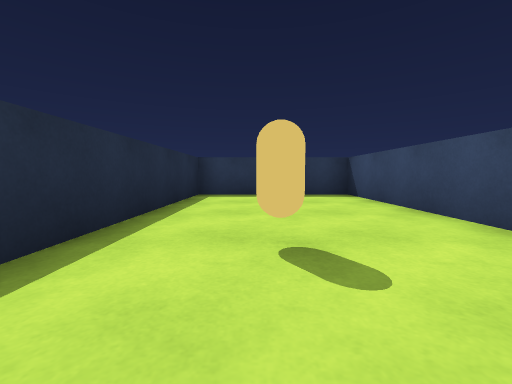
[1] (above)

18 first-person views from a walk through a Unity game level. The camera is 0.55 m above the floor, tilts 4° down and sees 90° across. The floor is counted in squares, 1 m on a side. Each view is taken from the middle of a square. On the plan, view 1 faces up. The plan holds only what a view shows up to about 9 squares ahead; the rest is blank. The player is left out.

[2]
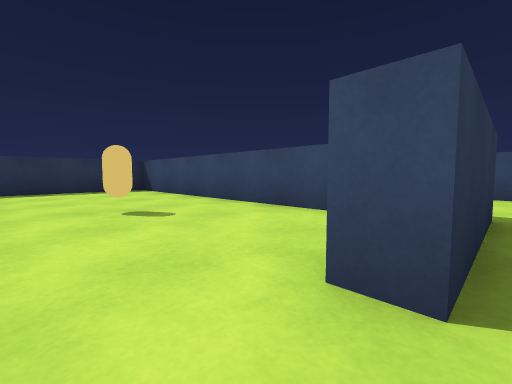

[3]
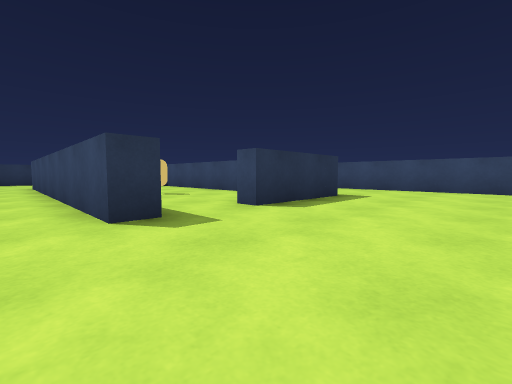

[4]
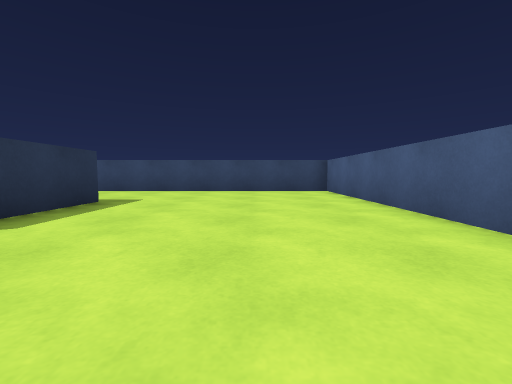

[5]
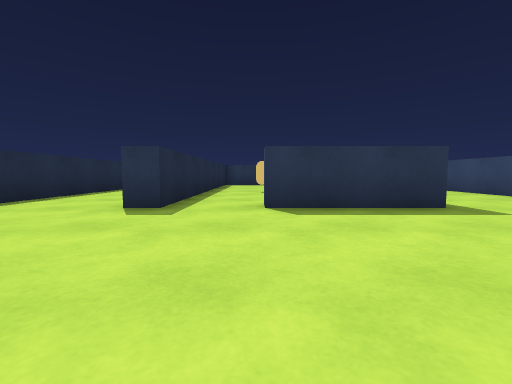

[6]
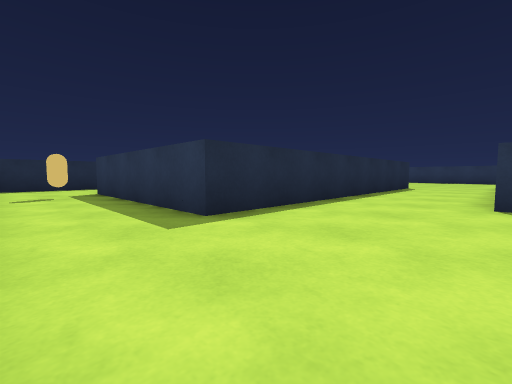

[7]
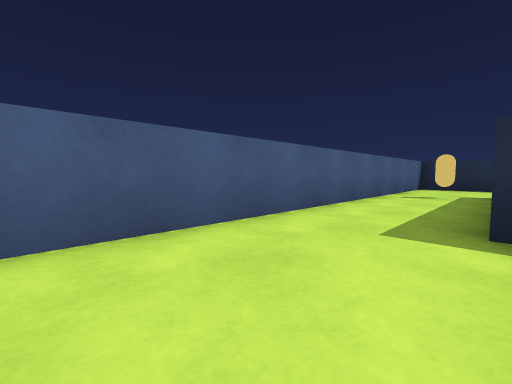

[8]
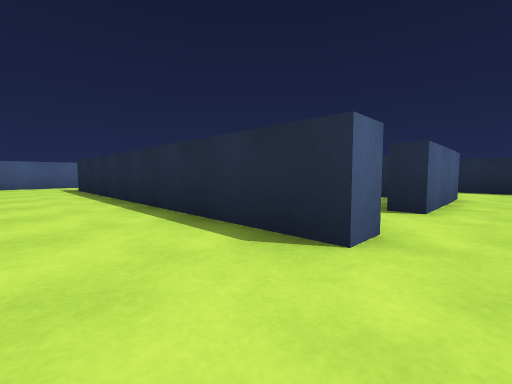

[9]
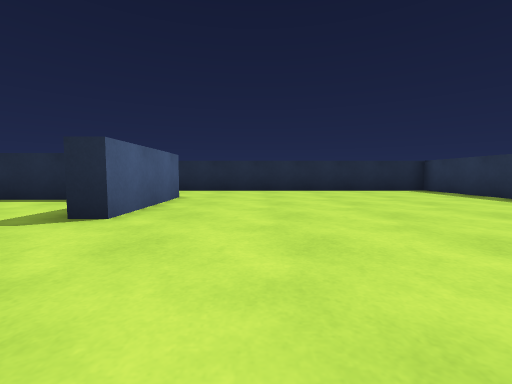

[10]
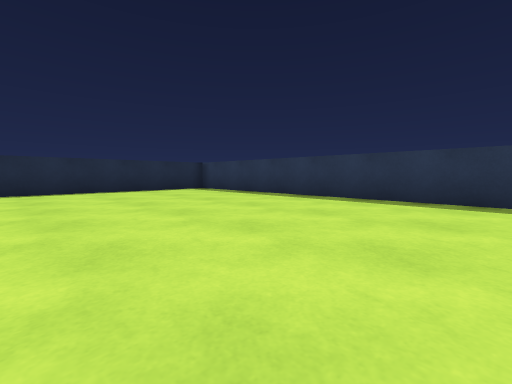

[11]
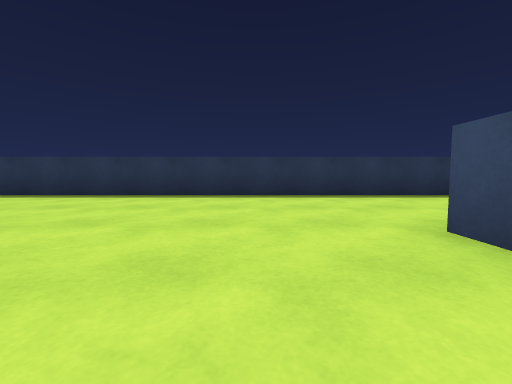

[12]
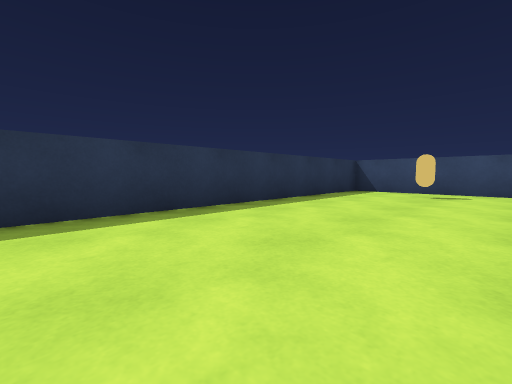

[13]
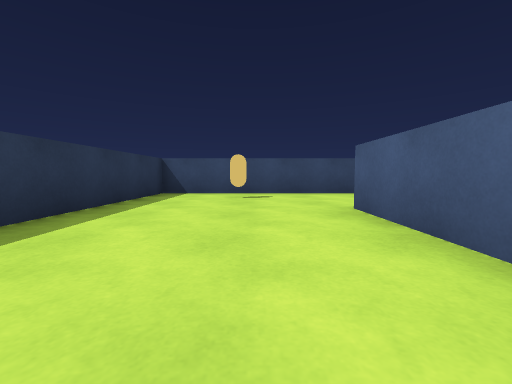

[14]
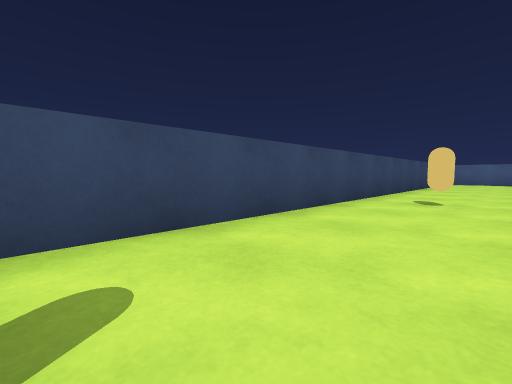

[15]
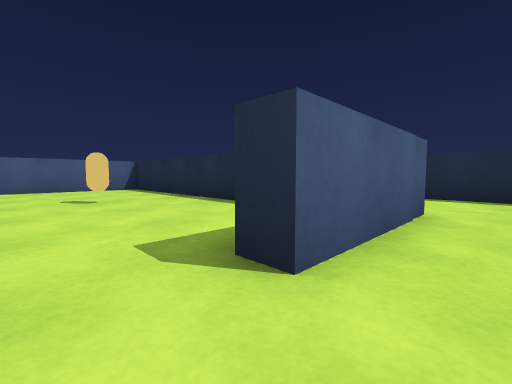

[16]
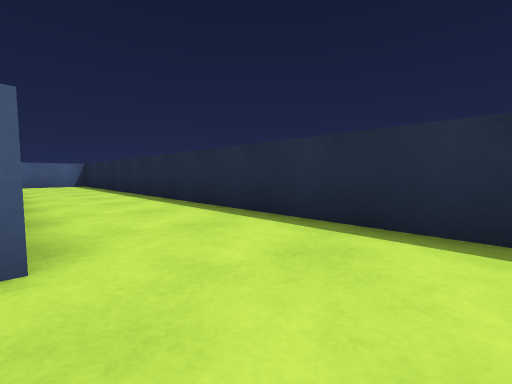

[17]
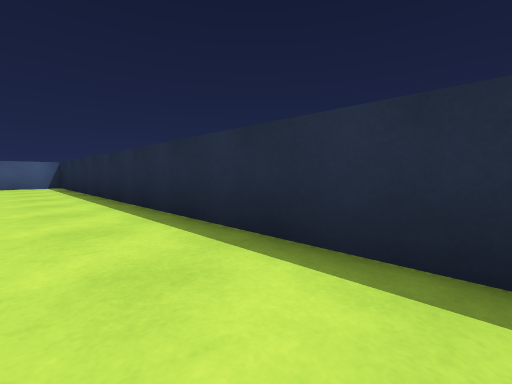

[18]
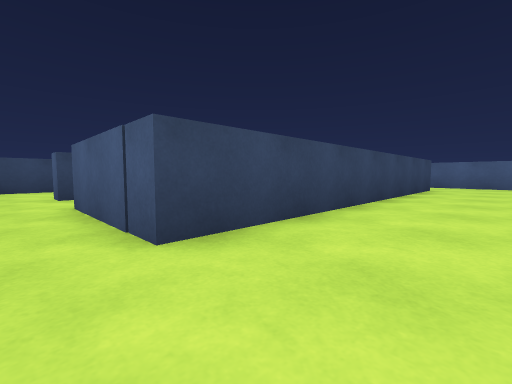

### Floor plan
Ten units are one square. View 1 is at (0, 0); x grows to the right and y downward. Boxes are objects, and circles mark ways between rooms. Rooms are numbered by the first view taken in them; rooms with no view inside come last. Other rooms are left out.
<svg viewBox="-132 -122 200 200">
<path fill="none" stroke="#000" d="M25 1 25 -69 -16 -69 -16 4M-16 4 -16 19 -22 19 -22 -75M-55 -42 -48 -42 -48 51 -101 51 -101 -42 -71 -42M5 -74 31 -74M31 19 1 19 1 12M2 73 63 73 63 -117 -127 -117 -127 73 -19 73M-95 -30 -95 46 -59 46M-71 -42 -71 -36"/>
<rect x="-5" y="-25" width="10" height="10" fill="#bbb"><title>capsule</title></rect>
<rect x="-95" y="55" width="10" height="10" fill="#bbb"><title>capsule</title></rect>
<rect x="45" y="-45" width="10" height="10" fill="#bbb"><title>capsule</title></rect>
<rect x="45" y="-95" width="10" height="10" fill="#bbb"><title>capsule</title></rect>
<rect x="-75" y="5" width="10" height="10" fill="#bbb"><title>capsule</title></rect>
<circle cx="0" cy="3" r="3" fill="#2a7"/>
<circle cx="-65" cy="-40" r="3" fill="#2a7"/>
<text x="10" y="-30">1</text>
<text x="-30" y="-20">2</text>
<text x="-70" y="0">3</text>
</svg>
Room 1 opens to room 2. Room 2 opens to room 3.

Where each view was taken, in squares from view 1:
view 1: 0 up, 0 right, facing up
view 2: 2 down, 1 left, facing up-right
view 3: 5 down, 3 left, facing up-right
view 4: 5 down, 2 left, facing right
view 5: 6 down, 0 right, facing up
view 6: 7 down, 2 left, facing up-left
view 7: 5 down, 2 left, facing down-left
view 8: 5 up, 3 left, facing down-left
view 9: 6 up, 4 left, facing left
view 10: 6 up, 4 left, facing up-left
view 11: 5 up, 4 left, facing up
view 12: 8 up, 2 left, facing up-right
view 13: 9 up, 1 left, facing right
view 14: 9 up, 4 right, facing down-right
view 15: 5 up, 6 left, facing down-left
view 16: 6 up, 10 left, facing down-left
view 17: 5 up, 11 left, facing down-left
view 18: 5 up, 12 left, facing down-right
